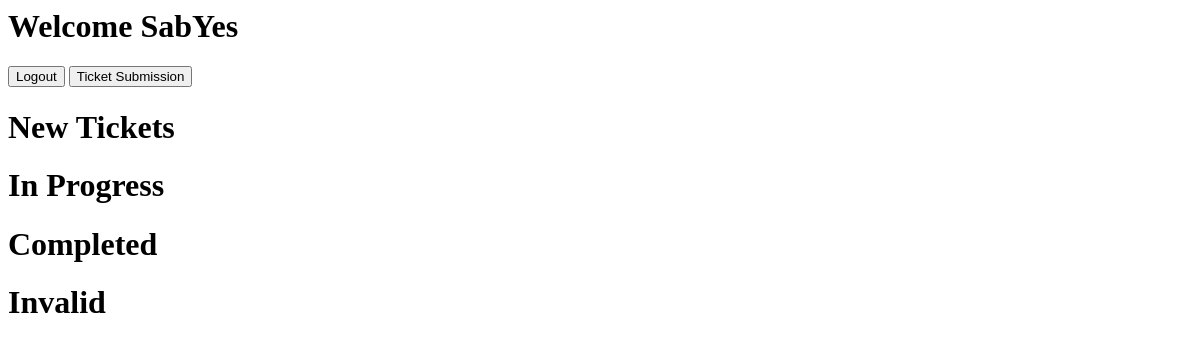
Page / (signed in) on the earlier database version.
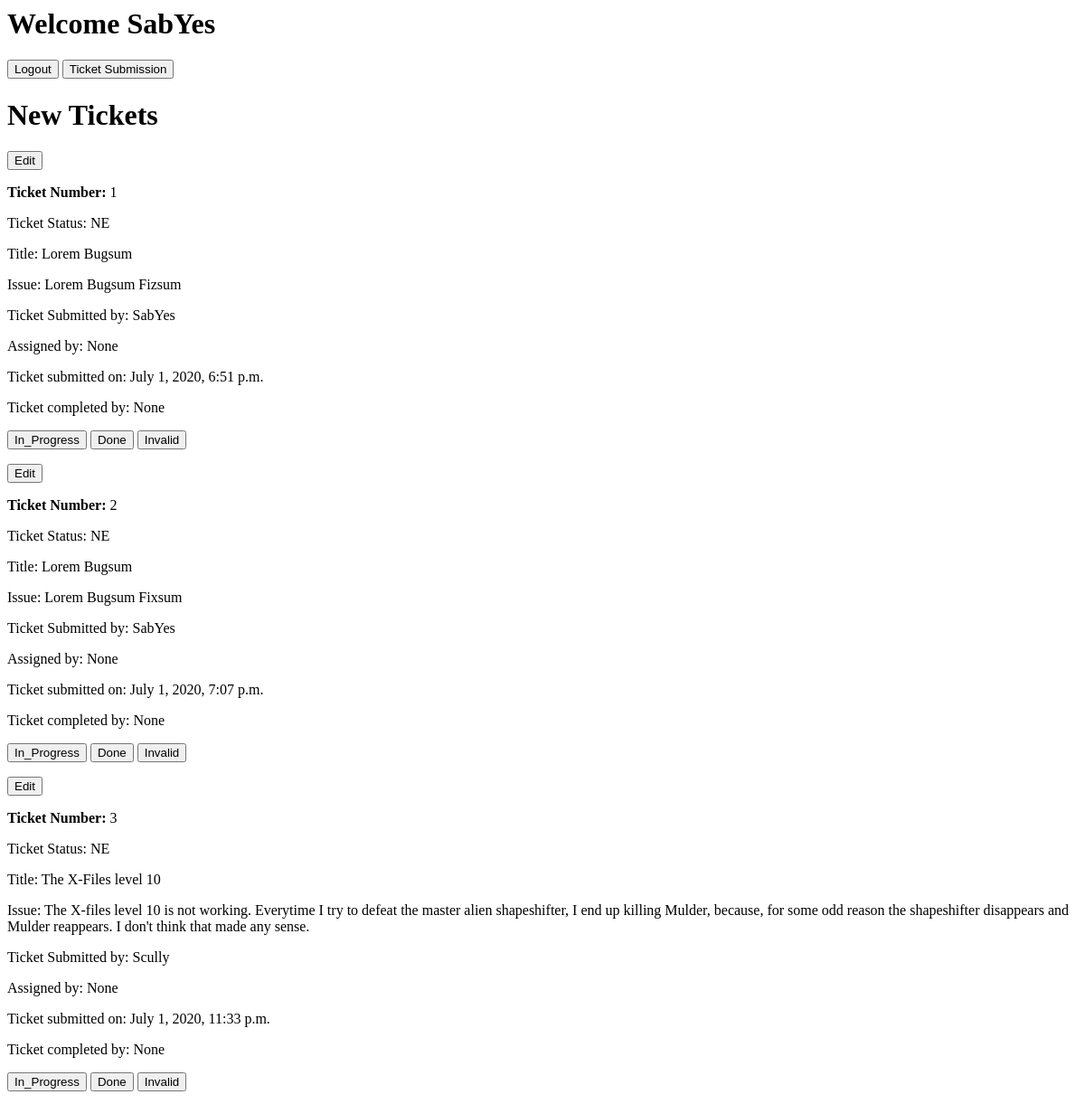
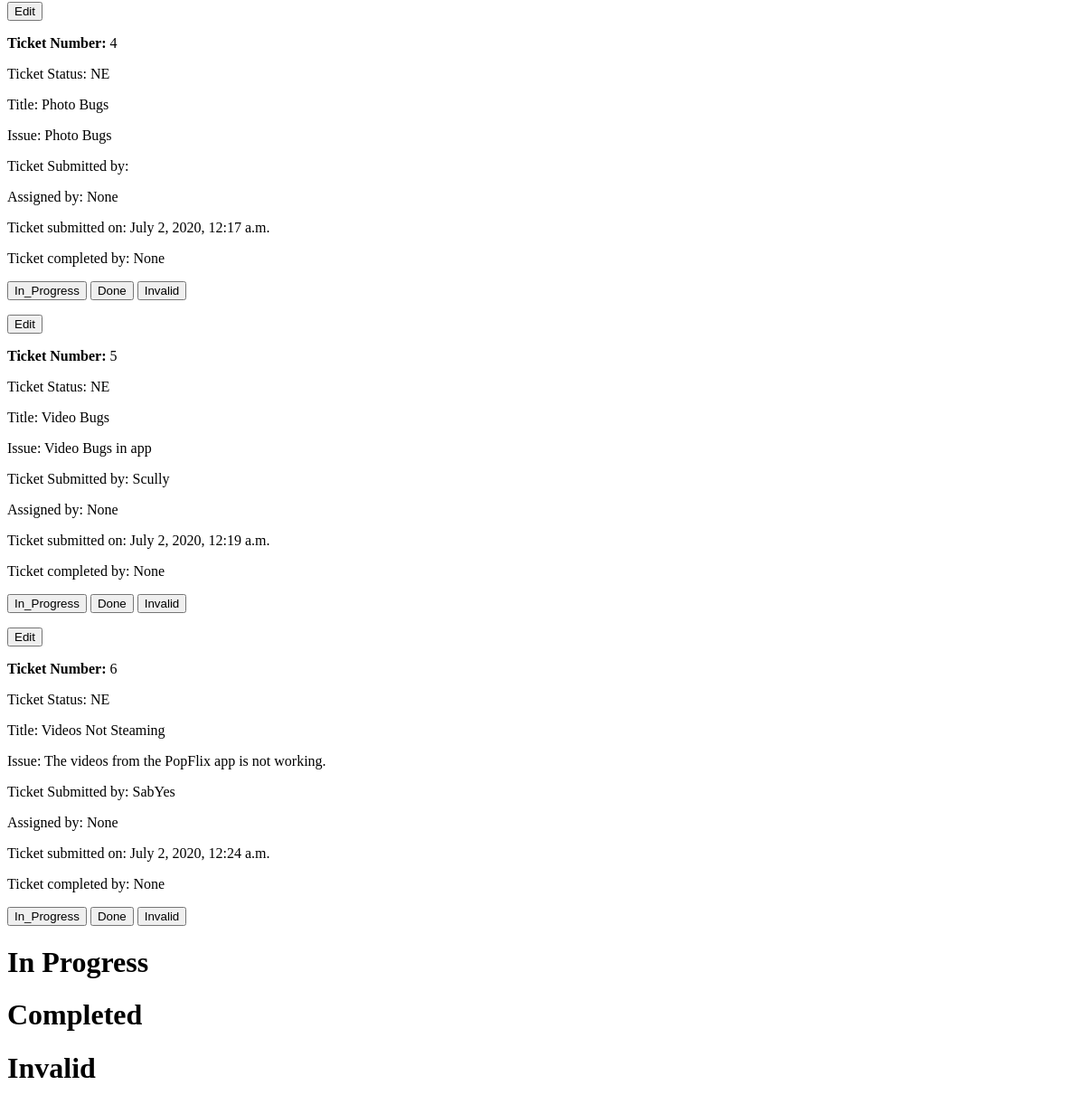
Same page on the later database version (2 pictures, top to bottom).
### ticket/models.py (models this page shows, shortened)
class Ticket(models.Model):
    title = models.CharField(max_length=60, null=True, blank=True)
    created_at = models.DateTimeField(default=timezone.now)
    bug = models.TextField()
    username = models.ForeignKey(BugUser, on_delete=models.CASCADE,
        related_name="user_name")
    NEW = "NE"
    IN_PROGRESS = "IP"
    DONE = "DO"
    INVALID = "IN"
    TICKET_STATUS_CHOICES = [
        (NEW, "new"),
        (IN_PROGRESS, "in progress"),
        (DONE, "done"),
        (INVALID, "invalid")
    ]
    ticket_status = models.CharField(
        max_length=2,
        choices=TICKET_STATUS_CHOICES,
        default=NEW
    )
    assigned_user = models.ForeignKey(BugUser, on_delete=models.CASCADE,
        related_name="assigned", null=True, blank=True)
    completed_by = models.ForeignKey(BugUser, on_delete=models.CASCADE,
        related_name="completed", null=True, blank=True)

### custom_user/models.py (models this page shows)
class BugUser(AbstractUser):
    display_name = models.CharField(max_length=30)
    created_by = models.DateTimeField(default=timezone.now)
    def __str__(self):
        return self.display_name

### ticket/views.py (the view)
# urls.py: path('', views.index, name='homepage')
@login_required
def index(request):
    data = Ticket.objects.filter(ticket_status="NE")
    assigned = Ticket.objects.filter(ticket_status="IP")
    done = Ticket.objects.filter(ticket_status="DO")
    invalid = Ticket.objects.filter(ticket_status="IN")
    return render(request, "index.html", {"data": data, "assigned": assigned,
        "done": done, "invalid": invalid})

### templates/index.html (shortened to what this page needs)
<h1>Welcome {{request.user}}</h1>
<a href="/logout/" type=Submit value="Logout"><button>Logout</button></a>
<a href="/ticket_create/"><button>Ticket Submission</button></a>
<h1>New Tickets</h1>
{% for d in data %}
    <p><a href="/ticket_create/edit/{{d.id}}/"><button>Edit</button></a></p>
    <p><strong>Ticket Number:</strong> {{d.id}}</p>
    <p>Ticket Status: {{d.ticket_status}}</p>
    <p>Title: {{d.title}}</p>
    <p>Issue: {{d.bug}}</p>
    <p>Ticket Submitted by: {{d.username}}</p>
    <p>Assigned by: {{d.assigned_user}}</p>
    <p>Ticket submitted on: {{d.created_at}}</p>
    <p>Ticket completed by: {{d.completed_by}}</p>
    <a href="/in_progress/{{d.id}}/"><button>In_Progress</button></a>
    <a href="/done/{{d.id}}/"><button>Done</button></a>
    <a href="/invalid/{{d.id}}/"><button>Invalid</button></a>
{% endfor %}
<h1>In Progress</h1>
<h1>Completed</h1>
<h1>Invalid</h1>

Differences in the rows shown:
added Ticket: id "1", ticket_status "NE", title "Lorem Bugsum", bug "Lorem Bugsum Fizsum", username "SabYes", assigned_user "None", created_at "July 1, 2020, 6:51 p.m.", completed_by "None"
added Ticket: id "2", ticket_status "NE", title "Lorem Bugsum", bug "Lorem Bugsum Fixsum", username "SabYes", assigned_user "None", created_at "July 1, 2020, 7:07 p.m.", completed_by "None"
added Ticket: id "3", ticket_status "NE", title "The X-Files level 10", bug "The X-files level 10 is not working. Everytime I try to defeat the master alien shapeshifter, I end up killing Mulder, because, for some odd reason the shapeshifter disappears and Mulder reappears. I don't think that made any sense.", username "Scully", assigned_user "None", created_at "July 1, 2020, 11:33 p.m.", completed_by "None"
added Ticket: id "4", ticket_status "NE", title "Photo Bugs", bug "Photo Bugs", assigned_user "None", created_at "July 2, 2020, 12:17 a.m.", completed_by "None"
added Ticket: id "5", ticket_status "NE", title "Video Bugs", bug "Video Bugs in app", username "Scully", assigned_user "None", created_at "July 2, 2020, 12:19 a.m.", completed_by "None"
added Ticket: id "6", ticket_status "NE", title "Videos Not Steaming", bug "The videos from the PopFlix app is not working.", username "SabYes", assigned_user "None", created_at "July 2, 2020, 12:24 a.m.", completed_by "None"
